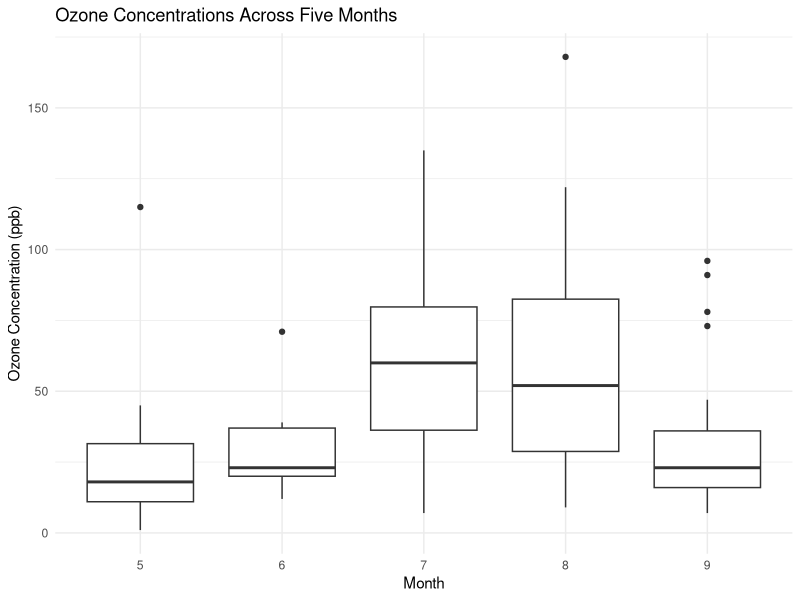
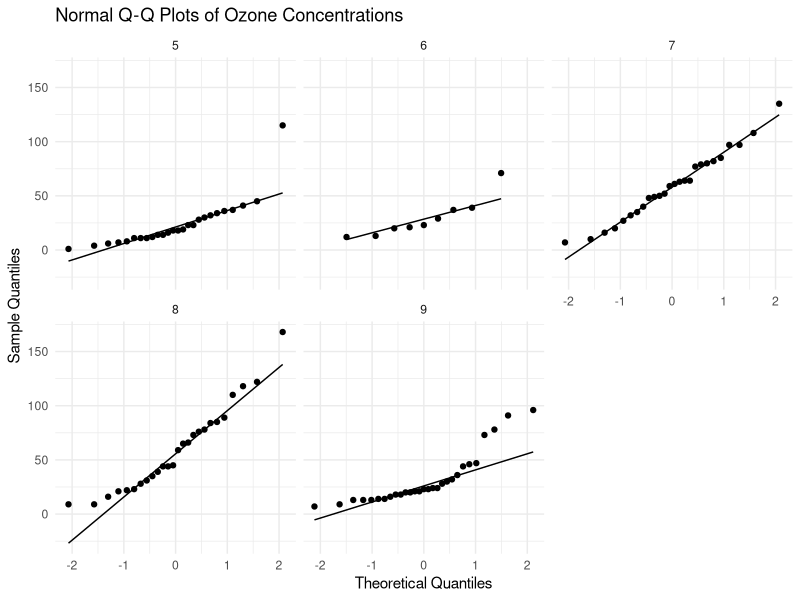
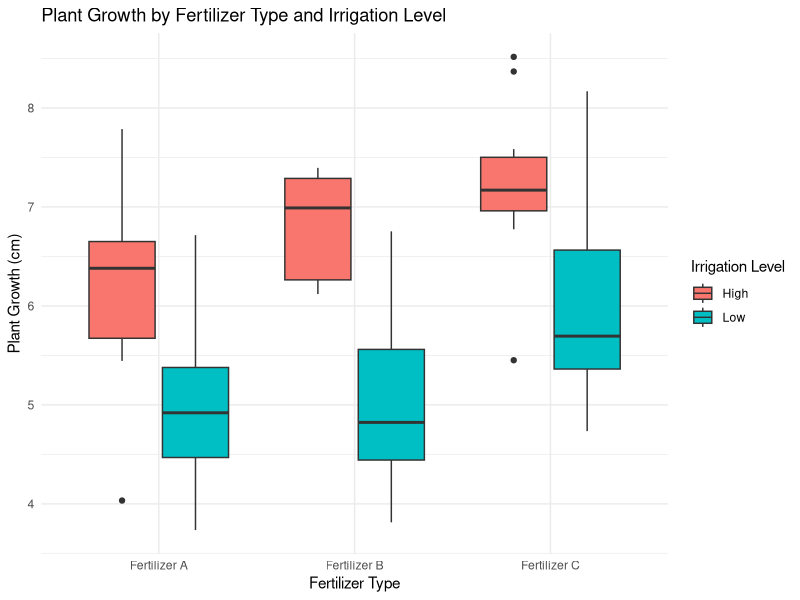
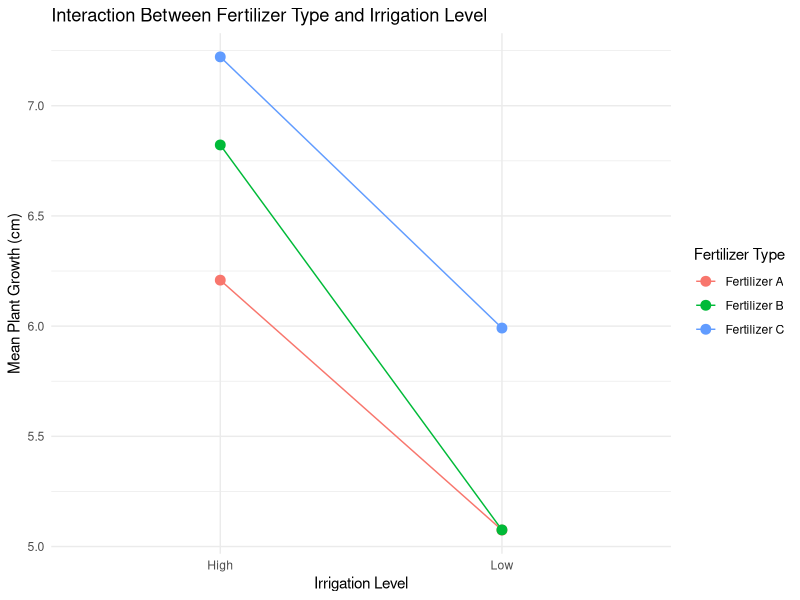
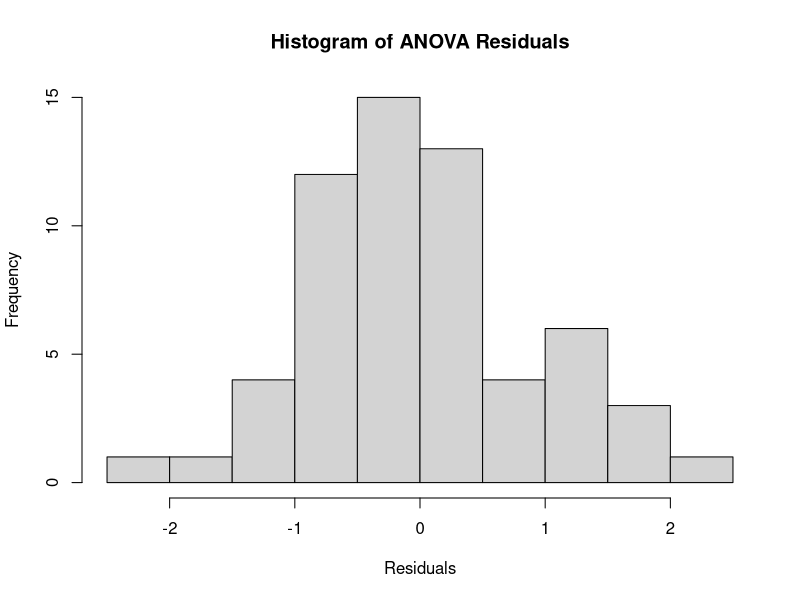
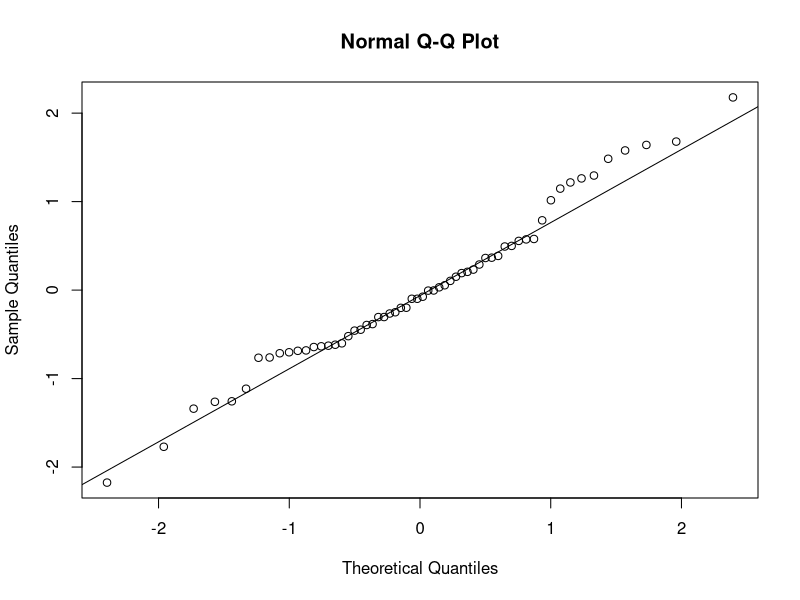

These figures' R source, in order:
## ---- chunk 1
data("airquality")

head(airquality)
str(airquality)
summary(airquality)

airquality_clean <- airquality[!is.na(airquality$Ozone), ]

airquality_clean$Month <- as.factor(airquality_clean$Month)

str(airquality_clean)

table(airquality_clean$Month)
## ---- chunk 2
library(ggplot2)

ggplot(airquality_clean, aes(x = Month, y = Ozone)) +
  geom_boxplot() +
  labs(
    title = "Ozone Concentrations Across Five Months",
    x = "Month",
    y = "Ozone Concentration (ppb)"
  ) +
  theme_minimal()
## ---- chunk 3
library(dplyr)

airquality_clean %>%
  group_by(Month) %>%
  summarise(
    n = n(),
    mean_ozone = mean(Ozone),
    sd_ozone = sd(Ozone)
  )
## ---- chunk 4
ggplot(airquality_clean, aes(sample = Ozone)) +
  stat_qq() +
  stat_qq_line() +
  facet_wrap(~Month) +
  labs(
    title = "Normal Q-Q Plots of Ozone Concentrations",
    x = "Theoretical Quantiles",
    y = "Sample Quantiles"
  ) +
  theme_minimal()
## ---- chunk 5
shapiro.test(
  airquality_clean$Ozone[airquality_clean$Month == "5"]
)

shapiro.test(
  airquality_clean$Ozone[airquality_clean$Month == "6"]
)

shapiro.test(
  airquality_clean$Ozone[airquality_clean$Month == "7"]
)

shapiro.test(
  airquality_clean$Ozone[airquality_clean$Month == "8"]
)

shapiro.test(
  airquality_clean$Ozone[airquality_clean$Month == "9"]
)
## ---- chunk 6
library(car)

leveneTest(
  Ozone ~ Month,
  data = airquality_clean
)
## ---- chunk 7
kruskal.test(
  Ozone ~ Month,
  data = airquality_clean
)
## ---- chunk 8
pairwise.wilcox.test(
  airquality_clean$Ozone,
  airquality_clean$Month,
  p.adjust.method = "bonferroni"
)
## ---- chunk 9
set.seed(123)

n <- 60

fertilizer <- rep(
  c("Fertilizer A", "Fertilizer B", "Fertilizer C"),
  each = n / 3
)

irrigation <- rep(
  rep(c("Low", "High"), each = n / 6),
  3
)

plant_growth <- rnorm(n, mean = 5, sd = 1) +
  ifelse(
    fertilizer == "Fertilizer B", 0.5,
    ifelse(fertilizer == "Fertilizer C", 1, 0)
  ) +
  ifelse(irrigation == "High", 1, 0)

plant_data <- data.frame(
  Fertilizer = fertilizer,
  Irrigation = irrigation,
  Plant_Growth = plant_growth
)

plant_data$Fertilizer <- as.factor(plant_data$Fertilizer)
plant_data$Irrigation <- as.factor(plant_data$Irrigation)
## ---- chunk 10
head(plant_data)
str(plant_data)
table(plant_data$Fertilizer, plant_data$Irrigation)
## ---- chunk 11
plant_data_summary <- plant_data %>%
  group_by(Fertilizer, Irrigation) %>%
  summarise(
    n = n(),
    mean_growth = mean(Plant_Growth),
    sd_growth = sd(Plant_Growth),
    .groups = "drop"
  )

plant_data_summary
## ---- chunk 12
ggplot(
  plant_data,
  aes(x = Fertilizer, y = Plant_Growth, fill = Irrigation)
) +
  geom_boxplot() +
  labs(
    title = "Plant Growth by Fertilizer Type and Irrigation Level",
    x = "Fertilizer Type",
    y = "Plant Growth (cm)",
    fill = "Irrigation Level"
  ) +
  theme_minimal()
## ---- chunk 13
ggplot(
  plant_data_summary,
  aes(
    x = Irrigation,
    y = mean_growth,
    color = Fertilizer,
    group = Fertilizer
  )
) +
  geom_line() +
  geom_point(size = 3) +
  labs(
    title = "Interaction Between Fertilizer Type and Irrigation Level",
    x = "Irrigation Level",
    y = "Mean Plant Growth (cm)",
    color = "Fertilizer Type"
  ) +
  theme_minimal()
## ---- chunk 14
anova_result <- aov(
  Plant_Growth ~ Fertilizer * Irrigation,
  data = plant_data
)

summary(anova_result)
## ---- chunk 15
hist(
  residuals(anova_result),
  main = "Histogram of ANOVA Residuals",
  xlab = "Residuals"
)

qqnorm(residuals(anova_result))
qqline(residuals(anova_result))
## ---- chunk 16
shapiro.test(residuals(anova_result))

## ---- chunk 17
leveneTest(
  Plant_Growth ~ Fertilizer * Irrigation,
  data = plant_data
)
## ---- chunk 18
summary(anova_result)

TukeyHSD(
  anova_result,
  which = "Fertilizer"
)

TukeyHSD(
  anova_result,
  which = "Irrigation"
)
